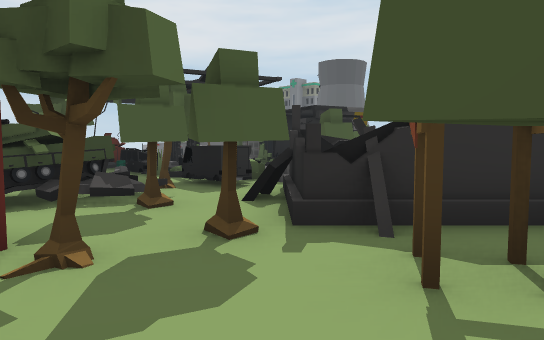
view 1 (above)

16 first-person views from a walk through a 3-D level made in the Unity game engine. The camera is 1.5 m above the floor, tilts 4° down and sees 70° across. The floor is counted in squares, 2 m on a side. Each view is taken from the middle of a square. On the plan, view 1 faces up. The plan holds only what a view shows up to about 12 squares ahead; the rest is blank. The place goes on beyond the plan. Some animated figures are left out. Some surface patterns are stand-ins.

view 2
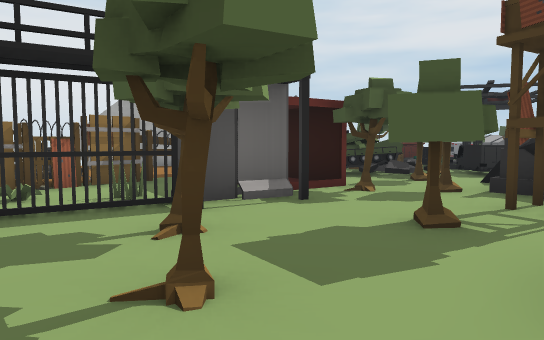

view 3
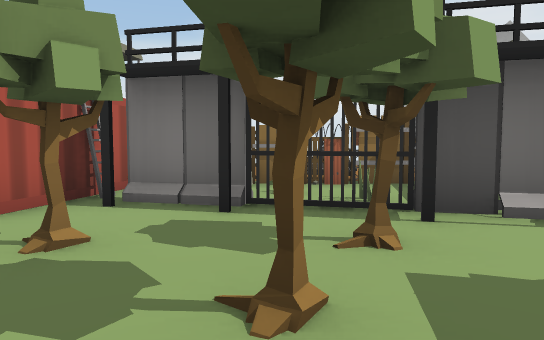

view 4
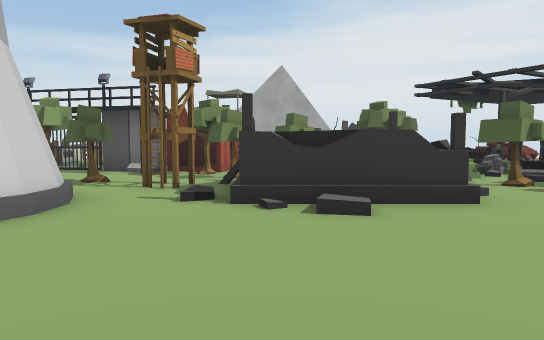

view 5
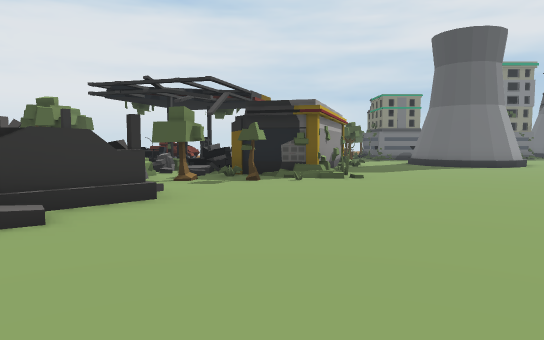

view 6
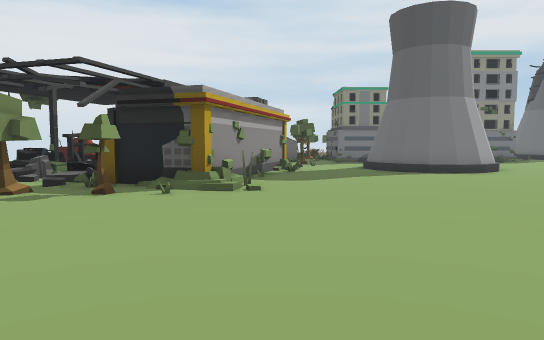

view 7
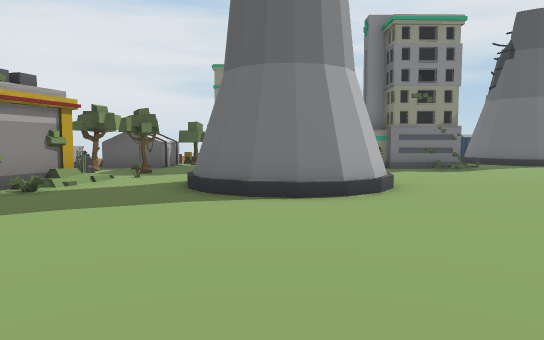

view 8
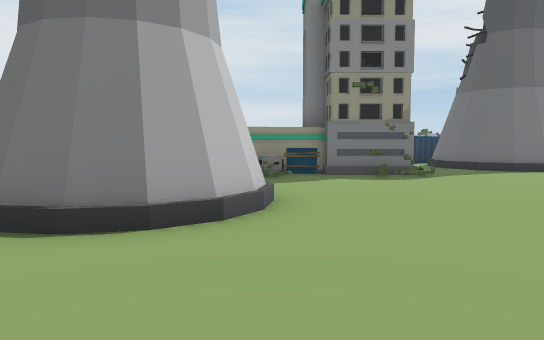

view 9
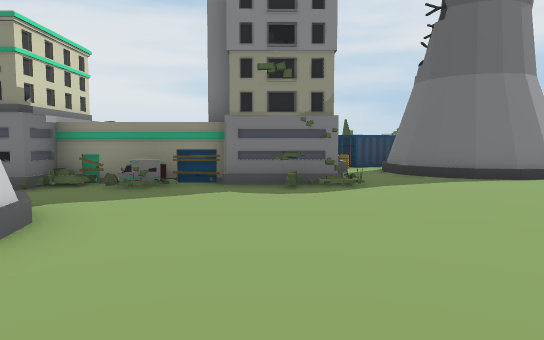

view 10
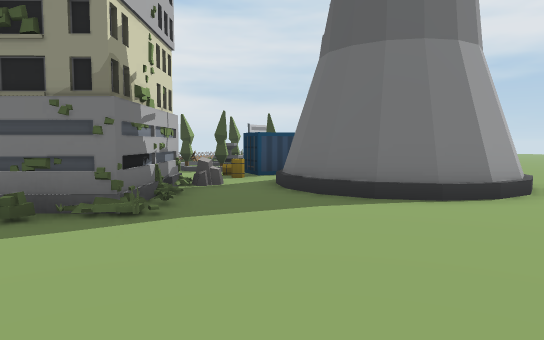

view 11
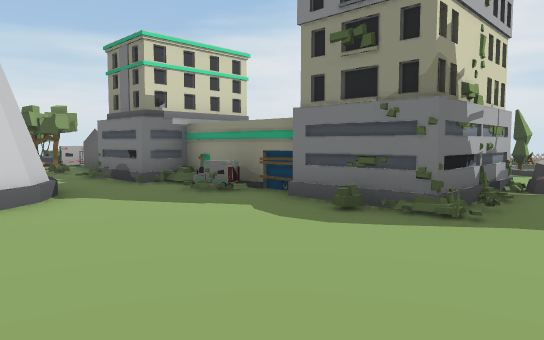

view 12
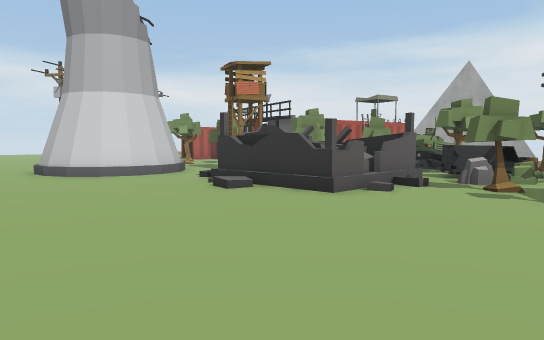

view 13
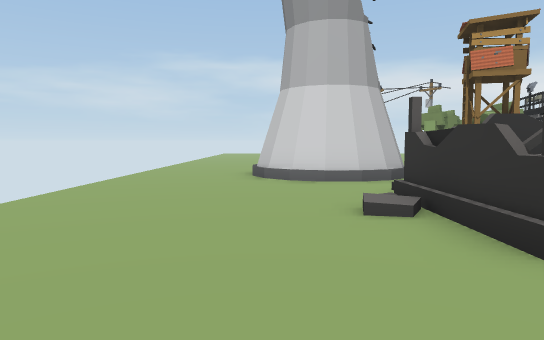

view 14
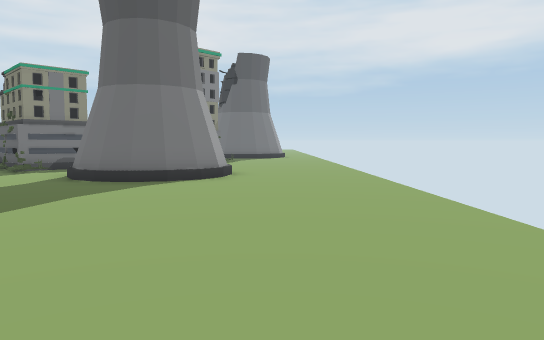

view 15
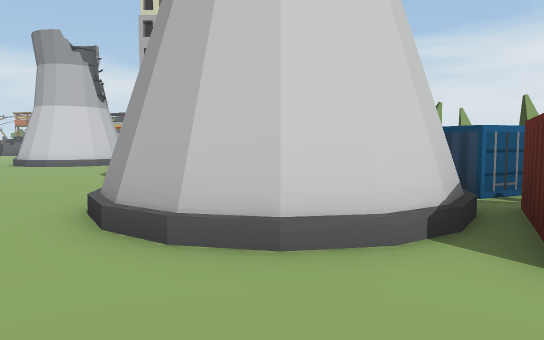

view 16
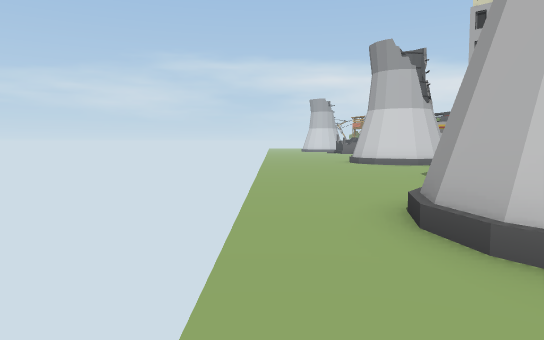

### Floor plan
Key: @ floor where view 1 was taken; # wall or solid block; x gap in a wall; . main floor; : floor 0.25 m higher than the main floor; / step, stairs or slope; = window, fence, low wall or low ledge; T thing the floor can be seen under or through; O other object.
Columns run from 6 left of view 1 to 8 right of it. Each row starts with its distance up from view 1.
 33          OOO. .
 32          O.....
 31     O/  O ###..
 30   O/## OO   #..
 29     ///O.####..
 28       ..O.##...
 27         O......
 26         OO.....
 25          OO....
 24        OOO.....
 23        OO......
 22      OOOO......
 21       OO.......
 20      OO.///....
 19    O.O..###/...
 18   OOO...###/...
 17   O#.O..###....
 16     .##........
 15       #........
 14       ##.......
 13       ##.......
 12   O#  ###......
 11  OO######:.....
 10   ####=##......
  9   O#==###......
  8    #OO=#.......
  7   O=OO.........
  6    ##..OOO.....
  5    ###OOOO/....
  4    ###OOOO.....
  3   ###.#../.....
  2   ##...O.......
  1 .O #TT.x.##....
  0 .O..T.@#x ##...
 -1 OO.TTT../  #...
 -2  OOx..#..  /...
 -3    #.....  ....
 -4   ##.#.
 -5   ###

Positions as (right, up) in squares from view 1, and headings:
1: (0, 0), facing up
2: (2, -3), facing up-left
3: (2, -2), facing left
4: (8, 4), facing left
5: (8, 4), facing up-left
6: (8, 7), facing up-left
7: (8, 13), facing up-left
8: (8, 16), facing up-left
9: (8, 19), facing up-left
10: (8, 23), facing up-left
11: (8, 23), facing left
12: (8, 10), facing down-left
13: (5, 9), facing down
14: (6, 9), facing up
15: (8, 33), facing down-left
16: (8, 33), facing down
